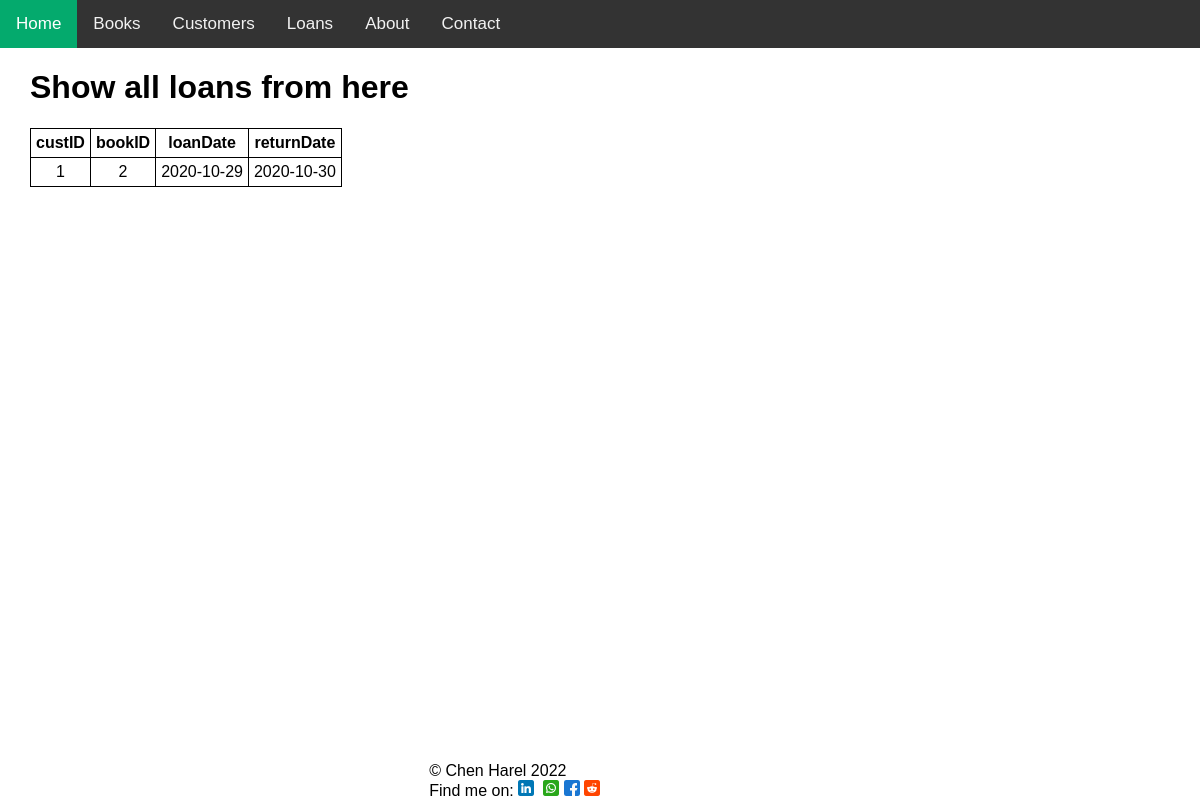
Page /loans/showAllLoans on the committed database.
### tables this page shows
CREATE TABLE loans (cusID int, bookID int, loanDate int, returnDate int);

### app.py (the view)
@app.route("/loans/showAllLoans", methods=['GET', 'POST'])
def showAllLoans():
    if request.method=="POST":
        pass
    findAllLoans = '''SELECT * FROM loans'''
    cur.execute(findAllLoans)
    allLoans = cur.fetchall()
    return render_template("/loans/showAllLoans.html", allLoans=allLoans)

### templates/loans/showAllLoans.html
{%extends 'layout.html'%}
{%block header%}{{super()}}{%endblock%}
{%block content%}
<h1 class="pushLeft">Show all loans from here</h1>
<div class="pushLeft">
    <table>
        <tr>
            <th>custID</th>
            <th>bookID</th>
            <th>loanDate</th>
            <th>returnDate</th>
        </tr>
        {%for loan in allLoans%}
        <tr>
            <td>{{loan[0]}}</td>
            <td>{{loan[1]}}</td>
            <td>{{loan[2]}}</td>
            <td>{{loan[3]}}</td>
        </tr>
        {%endfor%}
    </table>
</div>
{%endblock%}
{%block footer%}{{super()}}{%endblock%}

### static/CSS/styles.css (style rules this page uses)
body { margin: 0; font-family: Arial, Helvetica, sans-serif; }
.pushLeft { margin-left: 30px; }
table, th, td { border: 1px solid; border-collapse: collapse; padding: 5px; }
td { text-align: center; }

### rows in the picture
loans: cusID "1", bookID "2", loanDate "2020-10-29", returnDate "2020-10-30"
